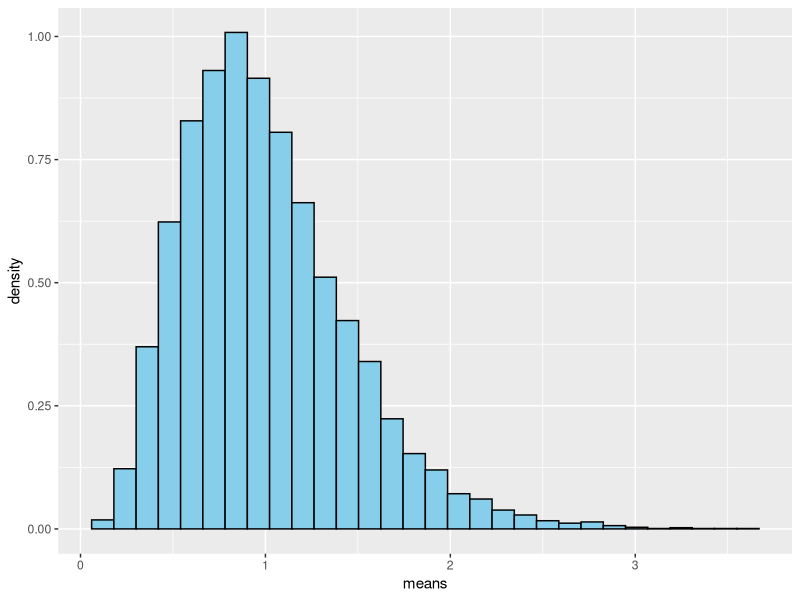

The R source for this figure:
## ---- chunk 1
library(tidyverse)
tribble( ~x, ~y, ~w, ~z,
210, 300, 220, 180,
102, 100, 119, 187,
176, 175, 188, 173,
87, 95, 91, 94,
202, 210, 234, 218,
110, 122, 131, 128,
) -> dt
dt

## ---- chunk 2
library(purrr)
map(dt, mean)

## ---- chunk 3
map(dt, sd)
## ---- chunk 4
map(dt, ~sqrt(.x))
## ---- chunk 5
fiven <- summarise_all(dt, list(mean = mean,
                             median = median, 
                             max = max, 
                             min = min, 
                             q1 = function(x) quantile(x, probs = 0.25), 
                             q3 = function(x) quantile(x, probs = 0.75)))
fiven

## ---- chunk 6
exp_means <- function(data, n = 10000, SS = 5) {
  means <- numeric(n)
   for (i in 1:n) {
   
    samples <- rexp(SS)
    
    means[i] <- mean(samples)
  }
  
  return(means)
}

means <- exp_means(dt)
length(means)

ggplot()+
  geom_histogram(aes(x = means, y = after_stat(density)), bins = 30, fill = "skyblue", color = "black")
 
## ---- chunk 7

  map_dbl(1:10000, ~mean(rexp(5, rate = 1)))
